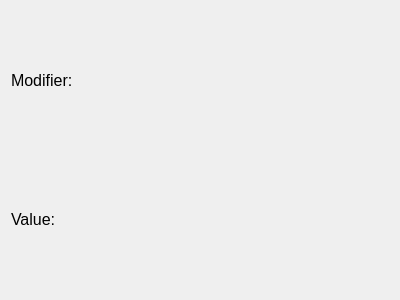
<?xml version="1.0" encoding="UTF-8"?>
<ui version="4.0">
 <class>DartBoard</class>
 <widget class="QMainWindow" name="DartBoard">
  <property name="geometry">
   <rect>
    <x>0</x>
    <y>0</y>
    <width>400</width>
    <height>300</height>
   </rect>
  </property>
  <property name="windowTitle">
   <string>DartBoard</string>
  </property>
  <widget class="QWidget" name="centralWidget">
   <layout class="QVBoxLayout" name="verticalLayout_2">
    <item>
     <layout class="QVBoxLayout" name="verticalLayout" stretch="0,0">
      <property name="spacing">
       <number>0</number>
      </property>
      <item>
       <layout class="QHBoxLayout" name="horizontalLayout" stretch="1,2">
        <item>
         <widget class="QLabel" name="LabelModifier">
          <property name="font">
           <font>
            <pointsize>12</pointsize>
           </font>
          </property>
          <property name="text">
           <string>Modifier:</string>
          </property>
         </widget>
        </item>
        <item>
         <layout class="QHBoxLayout" name="horizontalLayout_4">
          <item>
           <spacer name="horizontalSpacer_3">
            <property name="orientation">
             <enum>Qt::Horizontal</enum>
            </property>
            <property name="sizeHint" stdset="0">
             <size>
              <width>40</width>
              <height>20</height>
             </size>
            </property>
           </spacer>
          </item>
          <item>
           <widget class="QLabel" name="DisplayModifier">
            <property name="font">
             <font>
              <pointsize>20</pointsize>
             </font>
            </property>
            <property name="text">
             <string/>
            </property>
           </widget>
          </item>
          <item>
           <spacer name="horizontalSpacer_4">
            <property name="orientation">
             <enum>Qt::Horizontal</enum>
            </property>
            <property name="sizeHint" stdset="0">
             <size>
              <width>40</width>
              <height>20</height>
             </size>
            </property>
           </spacer>
          </item>
         </layout>
        </item>
       </layout>
      </item>
      <item>
       <layout class="QHBoxLayout" name="horizontalLayout_2" stretch="1,2">
        <item>
         <widget class="QLabel" name="LabelValue">
          <property name="font">
           <font>
            <pointsize>12</pointsize>
           </font>
          </property>
          <property name="text">
           <string>Value:</string>
          </property>
         </widget>
        </item>
        <item>
         <layout class="QHBoxLayout" name="horizontalLayout_3">
          <item>
           <spacer name="horizontalSpacer">
            <property name="orientation">
             <enum>Qt::Horizontal</enum>
            </property>
            <property name="sizeHint" stdset="0">
             <size>
              <width>40</width>
              <height>20</height>
             </size>
            </property>
           </spacer>
          </item>
          <item>
           <widget class="QLabel" name="DisplayValue">
            <property name="font">
             <font>
              <pointsize>40</pointsize>
             </font>
            </property>
            <property name="text">
             <string/>
            </property>
           </widget>
          </item>
          <item>
           <spacer name="horizontalSpacer_2">
            <property name="orientation">
             <enum>Qt::Horizontal</enum>
            </property>
            <property name="sizeHint" stdset="0">
             <size>
              <width>40</width>
              <height>20</height>
             </size>
            </property>
           </spacer>
          </item>
         </layout>
        </item>
       </layout>
      </item>
     </layout>
    </item>
   </layout>
  </widget>
 </widget>
 <layoutdefault spacing="6" margin="11"/>
 <resources/>
 <connections/>
</ui>
